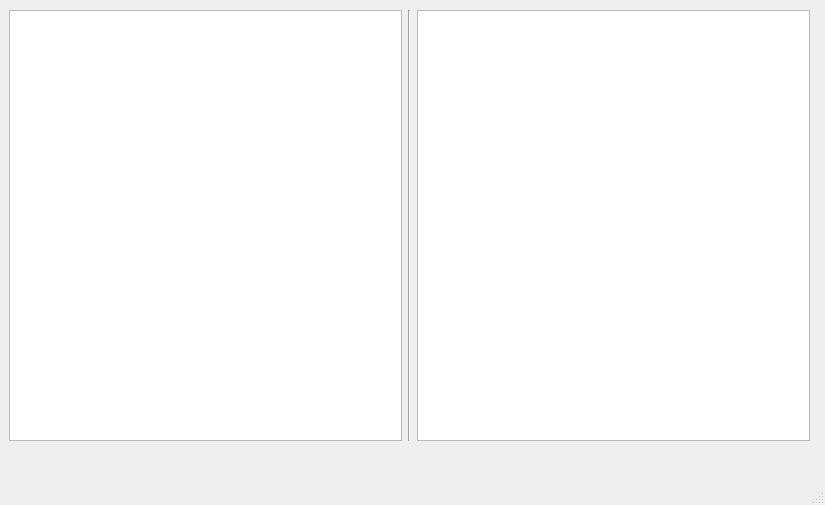
<?xml version="1.0" encoding="UTF-8"?>
<ui version="4.0">
 <class>HouseWindow</class>
 <widget class="QMainWindow" name="HouseWindow">
  <property name="geometry">
   <rect>
    <x>0</x>
    <y>0</y>
    <width>825</width>
    <height>505</height>
   </rect>
  </property>
  <property name="windowTitle">
   <string>MainWindow</string>
  </property>
  <widget class="QWidget" name="centralwidget">
   <widget class="QWidget" name="horizontalLayoutWidget">
    <property name="geometry">
     <rect>
      <x>9</x>
      <y>10</y>
      <width>801</width>
      <height>431</height>
     </rect>
    </property>
    <layout class="QHBoxLayout" name="horizontalLayout">
     <item>
      <widget class="QGraphicsView" name="houseRegion"/>
     </item>
     <item>
      <widget class="Line" name="line">
       <property name="orientation">
        <enum>Qt::Vertical</enum>
       </property>
      </widget>
     </item>
     <item>
      <layout class="QVBoxLayout" name="verticalLayout"/>
     </item>
     <item>
      <widget class="QGraphicsView" name="alarmRegion">
       <property name="sizeAdjustPolicy">
        <enum>QAbstractScrollArea::AdjustToContents</enum>
       </property>
      </widget>
     </item>
    </layout>
   </widget>
  </widget>
  <widget class="QMenuBar" name="menubar">
   <property name="geometry">
    <rect>
     <x>0</x>
     <y>0</y>
     <width>825</width>
     <height>33</height>
    </rect>
   </property>
  </widget>
  <widget class="QStatusBar" name="statusbar"/>
 </widget>
 <resources/>
 <connections/>
</ui>
